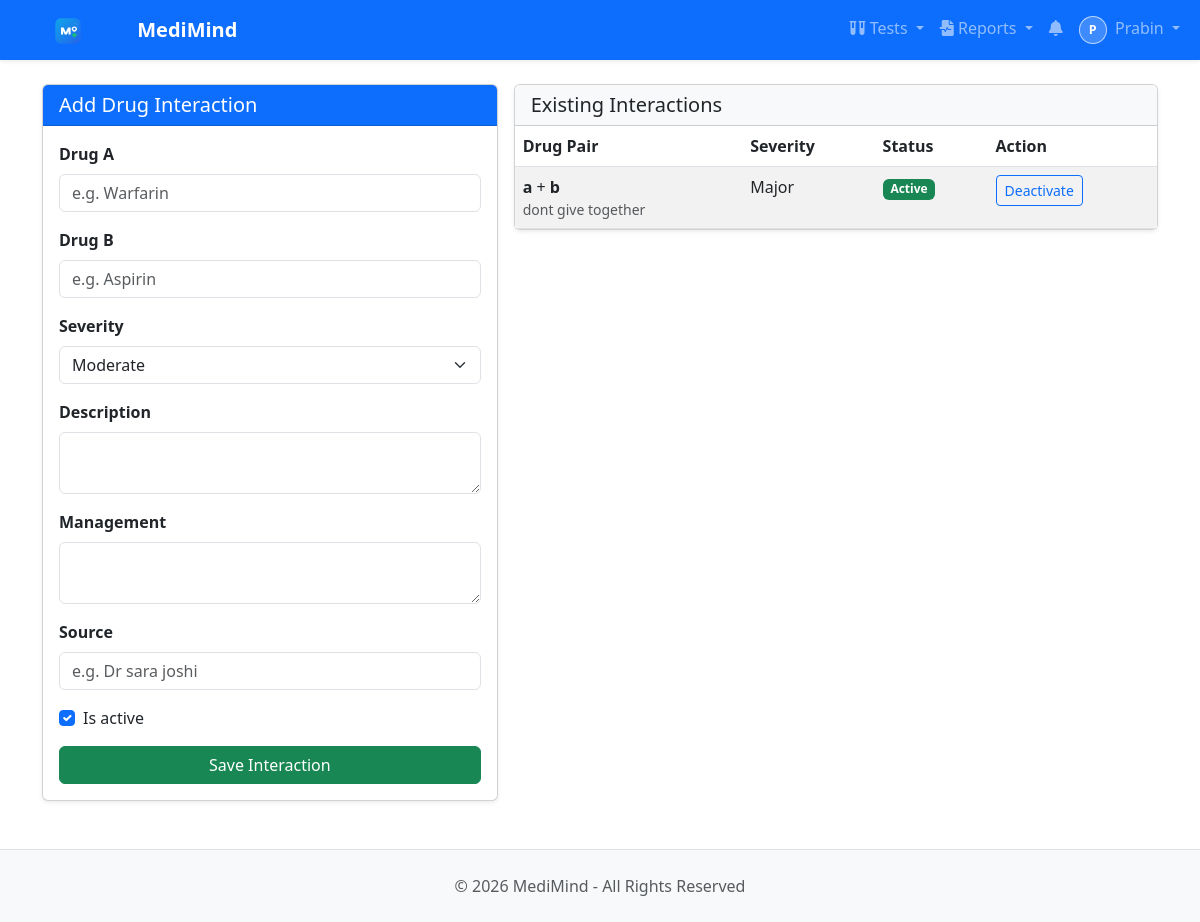
Page /drug-checker/manage/ (signed in) on the committed database.
### users/models.py (models this page shows, shortened)
class User(AbstractBaseUser, PermissionsMixin):
    ROLE_CHOICES = [
        ('PATIENT', 'Patient'),
        ('DOCTOR', 'Doctor'),
        ('NURSE', 'Nurse'),
        ('RECEPTIONIST', 'Receptionist'),
        ('LAB_TECHNICIAN', 'Lab Technician'),
        ('PHARMACIST', 'Pharmacist'),
        ('BILLING_OFFICER', 'Billing Officer'),
        ('INSURANCE_COORDINATOR', 'Insurance Coordinator'),
        ('QUALITY_COMPLIANCE_OFFICER', 'Quality Compliance Officer'),
        ('ADMIN', 'Super Admin'),
    ]
    email = models.EmailField(unique=True)
    username = models.CharField(max_length=50)
    first_name = models.CharField(max_length=150, blank=True, default='')
    last_name = models.CharField(max_length=150, blank=True, default='')
    role = models.CharField(max_length=30, choices=ROLE_CHOICES, default='PATIENT')
    is_active = models.BooleanField(default=False)  # False until email activated
    is_staff = models.BooleanField(default=False)
    date_joined = models.DateTimeField(auto_now_add=True)
    activation_token = models.CharField(max_length=200, blank=True, null=True)
    objects = UserManager()
    USERNAME_FIELD = 'email'
    REQUIRED_FIELDS = ['username']
    def get_full_name(self):
        full_name = f"{self.first_name} {self.last_name}".strip()
        return full_name or self.username

### drug_checker/models.py (models this page shows, shortened)
class DrugInteraction(models.Model):
    SEVERITY_MINOR = 'MINOR'
    SEVERITY_MODERATE = 'MODERATE'
    SEVERITY_MAJOR = 'MAJOR'
    SEVERITY_CONTRAINDICATED = 'CONTRAINDICATED'
    SEVERITY_CHOICES = [
        (SEVERITY_MINOR, 'Minor'),
        (SEVERITY_MODERATE, 'Moderate'),
        (SEVERITY_MAJOR, 'Major'),
        (SEVERITY_CONTRAINDICATED, 'Contraindicated'),
    ]
    drug_a = models.CharField(max_length=200)
    drug_b = models.CharField(max_length=200)
    drug_a_normalized = models.CharField(max_length=200, db_index=True)
    drug_b_normalized = models.CharField(max_length=200, db_index=True)
    severity = models.CharField(max_length=20, choices=SEVERITY_CHOICES, default=SEVERITY_MODERATE)
    description = models.TextField(blank=True)
    management = models.TextField(blank=True)
    source = models.CharField(max_length=120, blank=True)
    is_active = models.BooleanField(default=True)
    created_at = models.DateTimeField(auto_now_add=True)
    class Meta:
        indexes = [
            models.Index(fields=['drug_a_normalized', 'drug_b_normalized']),
            models.Index(fields=['severity']),
        ]
        unique_together = ('drug_a_normalized', 'drug_b_normalized')

### drug_checker/views.py (the view)
# urls.py: path('manage/', views.manage_interactions, name='manage_interactions'),
@login_required
def manage_interactions(request):
    if request.user.role != 'ADMIN':
        messages.error(request, 'Access denied. Admin only.')
        return redirect('users:dashboard')
    if request.method == 'POST':
        form = DrugInteractionForm(request.POST)
        if form.is_valid():
            form.save()
            messages.success(request, 'Drug interaction added successfully.')
            return redirect('drug_checker:manage_interactions')
        messages.error(request, 'Please correct the form errors below.')
    else:
        form = DrugInteractionForm()
    interactions = DrugInteraction.objects.all().order_by('-created_at')
    return render(
        request,
        'drug_checker/manage_interactions.html',
        {
            'form': form,
            'interactions': interactions,
        },
    )

### drug_checker/forms.py
class DrugInteractionForm(forms.ModelForm):
    class Meta:
        model = DrugInteraction
        fields = [
            'drug_a',
            'drug_b',
            'severity',
            'description',
            'management',
            'source',
            'is_active',
        ]
        widgets = {
            'drug_a': forms.TextInput(attrs={'class': 'form-control', 'placeholder': 'e.g. Warfarin'}),
            'drug_b': forms.TextInput(attrs={'class': 'form-control', 'placeholder': 'e.g. Aspirin'}),
            'severity': forms.Select(attrs={'class': 'form-select'}),
            'description': forms.Textarea(attrs={'class': 'form-control', 'rows': 2}),
            'management': forms.Textarea(attrs={'class': 'form-control', 'rows': 2}),
            'source': forms.TextInput(attrs={'class': 'form-control', 'placeholder': 'e.g. Dr sara joshi'}),
            'is_active': forms.CheckboxInput(attrs={'class': 'form-check-input'}),
        }

### notifications/context_processors.py (called while the page is built)
def unread_notifications(request):
    if request.user.is_authenticated:
        count = Notification.objects.filter(recipient=request.user, is_read=False).count()
        return {'unread_notification_count': count}
    return {'unread_notification_count': 0}

### templates/drug_checker/manage_interactions.html (shortened to what this page needs)
{% extends 'base.html' %}
{% block content %}
<div class="row g-3">
    <div class="col-lg-5">
        <div class="card shadow-sm">
            <div class="card-header bg-primary text-white">
                <h5 class="mb-0">Add Drug Interaction</h5>
            </div>
            <div class="card-body">
                <form method="POST">
                    <div class="mb-3">
                        <label class="form-label fw-bold">Drug A</label>
                        {{ form.drug_a }}
                    </div>
                    <div class="mb-3">
                        <label class="form-label fw-bold">Drug B</label>
                        {{ form.drug_b }}
                    </div>
                    <div class="mb-3">
                        <label class="form-label fw-bold">Severity</label>
                        {{ form.severity }}
                    </div>
                    <div class="mb-3">
                        <label class="form-label fw-bold">Description</label>
                        {{ form.description }}
                    </div>
                    <div class="mb-3">
                        <label class="form-label fw-bold">Management</label>
                        {{ form.management }}
                    </div>
                    <div class="mb-3">
                        <label class="form-label fw-bold">Source</label>
                        {{ form.source }}
                    </div>
                    <div class="form-check mb-3">
                        {{ form.is_active }}
                        <label class="form-check-label" for="{{ form.is_active.id_for_label }}">Is active</label>
                    </div>
                    <button type="submit" class="btn btn-success w-100">Save Interaction</button>
                </form>
            </div>
        </div>
    </div>
    <div class="col-lg-7">
        <div class="card shadow-sm">
            <div class="card-header bg-light">
                <h5 class="mb-0">Existing Interactions</h5>
            </div>
            <div class="card-body p-0">
                <div class="table-responsive">
                    <table class="table table-striped mb-0">
                        <thead>
                            <tr>
                                <th>Drug Pair</th>
                                <th>Severity</th>
                                <th>Status</th>
                                <th>Action</th>
                            </tr>
                        </thead>
                        <tbody>
                            {% for item in interactions %}
                            <tr>
                                <td>
                                    <strong>{{ item.drug_a }}</strong> + <strong>{{ item.drug_b }}</strong>
                                    {% if item.management %}
                                    <div class="small text-muted">{{ item.management|truncatechars:80 }}</div>
                                    {% endif %}
                                </td>
                                <td>{{ item.get_severity_display }}</td>
                                <td>
                                    {% if item.is_active %}
                                    <span class="badge bg-success">Active</span>
                                    {% else %}
                                    <span class="badge bg-secondary">Inactive</span>
                                    {% endif %}
                                </td>
                                <td>
                                    <form method="POST" action="{% url 'drug_checker:toggle_interaction_status' item.pk %}">
                                        <button type="submit" class="btn btn-sm btn-outline-primary">
                                            {% if item.is_active %}Deactivate{% else %}Activate{% endif %}
                                        </button>
                                    </form>
                                </td>
                            </tr>
                            {% empty %}
                            <tr>
                                <td colspan="4" class="text-center text-muted py-4">No interactions added yet.</td>
                            </tr>
                            {% endfor %}
                        </tbody>
                    </table>
                </div>
            </div>
        </div>
    </div>
</div>
{% endblock %}

### templates/base.html (shortened to what this page needs)
{% load static %}
<!DOCTYPE html>
<html lang="en">
<head>
    <link href="https://cdn.jsdelivr.net/npm/bootstrap@5.3.0/dist/css/bootstrap.min.css" rel="stylesheet">
    <link href="https://cdnjs.cloudflare.com/ajax/libs/font-awesome/6.0.0/css/all.min.css" rel="stylesheet">
</head>
<body>
{% if user.is_authenticated %}
<nav class="navbar navbar-expand-lg navbar-dark bg-primary sticky-top shadow-sm">
    <div class="container-fluid">
        <a class="navbar-brand fw-bold" href="{% url 'users:dashboard' %}">
            <img src="{% static 'branding/medimind-logo.svg' %}" alt="MediMind" width="112" height="28" loading="eager" decoding="async" class="me-2">
            MediMind
        </a>
        <div class="collapse navbar-collapse" id="navbarNav">
            <div class="navbar-nav ms-auto">
                {% if user.role == 'PATIENT' or user.role == 'LAB_TECHNICIAN' or user.role == 'RECEPTIONIST' or user.role == 'ADMIN' %}
                <div class="nav-item dropdown">
                    <a class="nav-link dropdown-toggle" href="#" id="testsDropdown" role="button" data-bs-toggle="dropdown">
                        <i class="fas fa-vials"></i> Tests
                    </a>
                </div>
                {% endif %}
                <div class="nav-item dropdown">
                    <a class="nav-link dropdown-toggle" href="#" id="reportsDropdown" role="button" data-bs-toggle="dropdown">
                        <i class="fas fa-file-waveform"></i> Reports
                    </a>
                </div>
                <a class="nav-link" href="{% url 'notifications:notification_list' %}" title="Notifications">
                    <i class="fas fa-bell"></i>
                </a>
                <div class="nav-item dropdown">
                    <a class="nav-link dropdown-toggle" href="#" id="userDropdown" role="button" data-bs-toggle="dropdown">
                        {% if user.role == 'PATIENT' and user.patient_profile and user.patient_profile.image %}
                            <img src="{{ user.patient_profile.image.url }}" alt="{{ user.username }}" class="nav-avatar me-1">
                        {% elif user.role == 'DOCTOR' and user.doctor_profile and user.doctor_profile.photo %}
                            <img src="{{ user.doctor_profile.photo.url }}" alt="{{ user.username }}" class="nav-avatar me-1">
                        {% else %}
                            <span class="nav-avatar-fallback me-1">{{ user.username|slice:":1"|upper }}</span>
                        {% endif %}
                        {{ user.first_name|default:user.username }}
                    </a>
                </div>
            </div>
        </div>
    </div>
</nav>
{% endif %}
<div class="{% if user.is_authenticated %}container{% else %}container-fluid{% endif %} mt-4">
    {% block content %}{% endblock %}
</div>
<footer class="bg-light text-muted py-4 mt-5 border-top">
    <div class="container text-center">
        <p class="mb-0">&copy; 2026 MediMind - All Rights Reserved</p>
    </div>
</footer>
</body>
</html>

### templates/base.html (style rules this page uses)
.nav-avatar-fallback { width: 28px; height: 28px; border-radius: 50%; display: inline-flex; align-items: center; justify-content: center; font-size: 0.78rem; font-weight: 700; background: rgba(255, 255, 255, 0.2); border: 1px solid rgba(255, 255, 255, 0.65); color: #fff; }

### rows in the picture
User: username "P", first_name "Prabin"
DrugInteraction: drug_a "a", drug_b "b", management "dont give together", severity "Major", is_active "Active"
